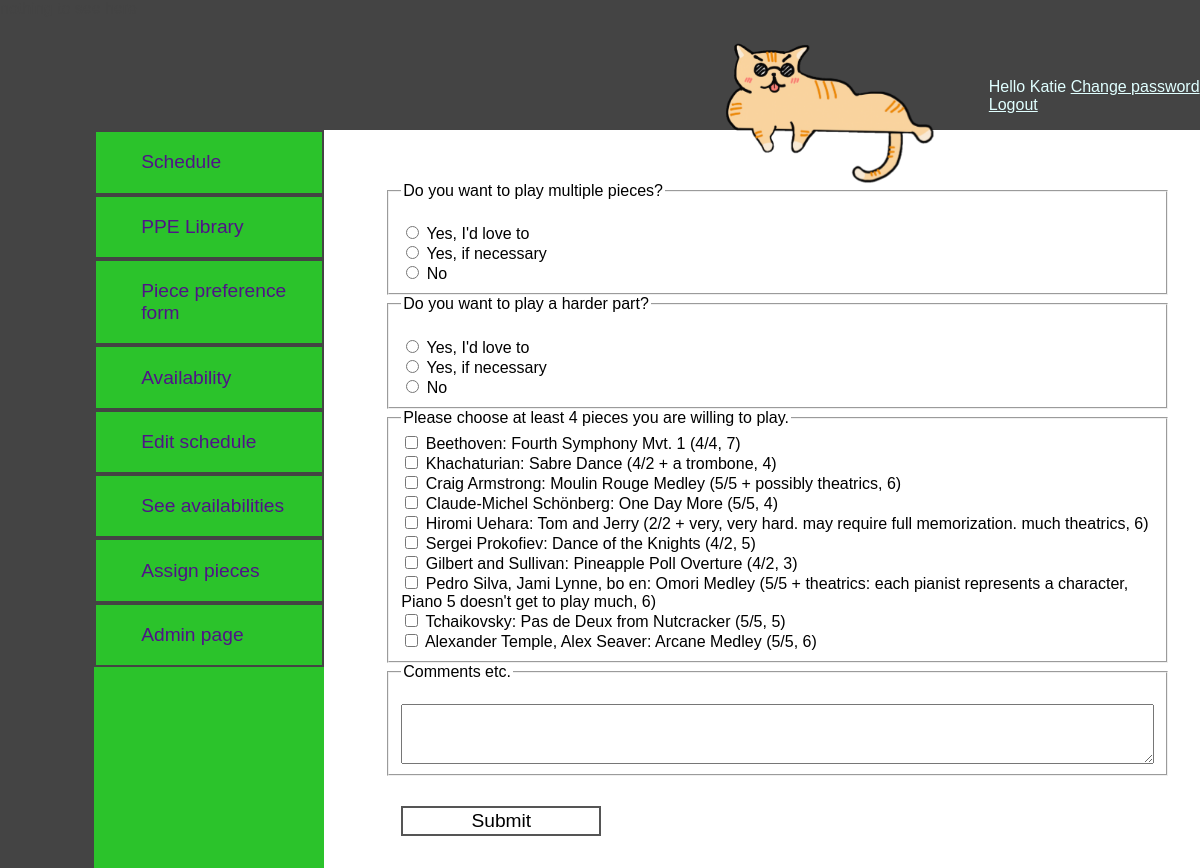
Page /preferences/ (signed in) on the committed database.
### app/models.py (models this page shows, shortened)
class Piece(models.Model):
    name = models.CharField(max_length = 20)
    composer = models.CharField(max_length = 200)
    title = models.CharField(max_length = 200)
    num_pianists = models.IntegerField(default=4)
    num_pianos = models.IntegerField(default=4)
    num_hard_parts = models.IntegerField(default = 1)
    extras = models.CharField(max_length = 200, blank = True)
    length = models.IntegerField(default = 6)
    arrangers = models.ManyToManyField(User, related_name = 'arranged', blank = True)
    performers = models.ManyToManyField(User, related_name = 'playing')
    group_size = models.IntegerField(default = 0)
    performer_string = models.CharField(max_length = 1000, default = '', blank = True)
    availability = models.CharField(max_length = 1000, default = EMPTY_SCHEDULE)
    color = models.CharField(max_length = 10, default = '#ffffff')

### app/views.py (the view)
# urls.py: path('preferences/', views.preferences, name = 'preferences'),
def preferences(request):
    if not request.user.is_authenticated:
        return HttpResponseRedirect(login_url)
    template = loader.get_template('app/preferences.html')
    context = {
        'user': request.user,
        'pieces': Piece.objects.all(),
    }
    return HttpResponse(template.render(context, request))

### app/templates/app/preferences.html (shortened to what this page needs)
{% extends "app/base.html" %}
{% block content %}
<form action="{% url 'save_preferences' %}" id = 'preference_form' method="post">
    <fieldset>
        <legend>Do you want to play multiple pieces? </legend><br>
        <div class = 'selection'>
        <input type = 'radio' id = 'multiple_yes' name = 'multiple' value = 'yes' />
        <label for = 'multiple_yes'>Yes, I'd love to</label> <br>
        <input type = 'radio' id = 'multiple_maybe' name = 'multiple' value = 'maybe' />
        <label for = 'multiple_maybe'>Yes, if necessary </label><br>
        <input type = 'radio' id = 'multiple_no' name = 'multiple' value = 'no' />
        <label for = 'multiple_no'>No</label><br>
        </div>
    </fieldset>
    <fieldset>
        <legend>Do you want to play a harder part? </legend><br>
        <div class = 'selection'>
        <input type = 'radio' id = 'hard_yes' name = 'hard' value = 'yes' />
        <label for = 'hard_yes'>Yes, I'd love to</label> <br>
        <input type = 'radio' id = 'hard_maybe' name = 'hard' value = 'maybe' />
        <label for = 'hard_maybe'>Yes, if necessary </label><br>
        <input type = 'radio' id = 'hard_no' name = 'hard' value = 'no' />
        <label for = 'hard_no'>No</label><br>
        </div>
    </fieldset>
    <fieldset>
        <legend>Please choose at least 4 pieces you are willing to play. </legend>
        <div class = 'selection'>
            {% for piece in pieces %}
            <input type = 'checkbox' id = "{{piece.name}}" name = '{{piece.name}}' value = 'yes' />
            <label for = '{{piece.name}}'>{{piece.composer}}: {{piece.title}} ({{piece.num_pianists}}/{{piece.num_pianos}}{% if piece.extras != '' %} + {{piece.extras}}{% endif %}, {{piece.length}})</label> <br>
            {% endfor %}
        </div>
    </fieldset>
   <fieldset><legend>Comments etc. </legend><br>
    <div class = 'selection'>
        <textarea name = 'comments' id = 'comment_box'></textarea>
    </div>
    </fieldset>
    <input class="clickable" id = 'submit_preferences' type="submit" value="Submit">
</form>
{% endblock %}

### app/templates/app/base.html (shortened to what this page needs)
{% load static %}
<link rel="stylesheet" href="{% static 'app/style.css' %}">
<!DOCTYPE html>
<html lang="en-US">
  <head>
  </head>
  <body>
  <div id = 'main-block'>
  <div id = 'top'>
    <div  class = 'menu-account'><p> Hello {{user.username}}
      <a class = 'smaller-link' href ="{% url 'change_password_setup' %}">Change password</a>
      <a class = 'smaller-link' href ="{% url 'logout_action' %}">Logout</a></p>
     </div>
  </div>
    {% block menu %}
  <div id ='menu-block'>
  <div id="menu">
  <a class = 'menu-link' href ="{% url 'schedule' %}"><div  class = 'menu-element'><p>Schedule</p></div></a>
  <a class = 'menu-link' href ="{% url 'library' %}"><div  class = 'menu-element'><p>PPE Library</p></div></a>
  <a class = 'menu-link' href ="{% url 'preferences' %}"><div  class = 'menu-element'><p>Piece preference form</p></div></a>
  <a class = 'menu-link' href ="{% url 'availability' %}"><div  class = 'menu-element'><p>Availability</p></div></a>
  {%block md_menu %}
  {% if user.is_staff %}
  <div id = 'md_menu'>
  <a class = 'menu-link' href ="{% url 'schedule_md' %}"><div  class = 'menu-element'><p>Edit schedule</p></div></a>
  <a class = 'menu-link' href ="{% url 'availability_md' %}"><div  class = 'menu-element'><p>See availabilities</p></div></a>
  <a class = 'menu-link' href ="{% url 'preferences_md' %}"><div  class = 'menu-element'><p>Assign pieces</p></div></a>
  <a class = 'menu-link' href = "{% url 'go_to_admin_site' %}"><div  class = 'menu-element'><p>Admin page</p></div></a>
</div>
{% endif %}
{% endblock %}
  </div> </div>
  {% endblock %}
    <div id="content-box">
    <div id="content">
	{% block content %} this is a page {% endblock %}
    </div>
    </div>
{% if user.profile.has_cat %}
  <img id = 'cat' src="{% static 'app/cat.png' %}">
{% endif %}
</div>
  </body>
</html>

### app/static/app/style.css (style rules this page uses)
#main-block { font-family: Arial, Helvetica, sans-serif; }
#top { background-color: #444444; height: 15%; width: 100%; position: absolute; top: 0%; left: 0%; color: #444444; }
.menu-account { text-decoration: none; position: absolute; bottom: 0%; right: 0%; left: 78%; color: lightcyan; }
.menu-account p { margin-left: 20%; }
.menu-account a { color: lightcyan; }
#cat { position: absolute; bottom: calc(85% - 59px); left: 60%; height: 150px; width: auto; }
#menu-block { background-color: #444444; width: 27%; position: absolute; top: 15%; left: 0%; height: 85%; }
#menu { background-color: #2bc32b; position: absolute; left: 29%; top: 0%; width: 71%; height: 100%; }
.menu-element { border-width: 2px; border-color: #444444; border-style:solid; text-decoration: none; }
.menu-element p { margin-left: 20%; font-size: 120%; text-decoration: none; }
.menu-link { text-decoration: none; color: rgb(80, 19, 136); }
#content-box { position: absolute; top: 15%; left: 27%; right: 0%; bottom: 0%; overflow: scroll; }
#content { position: absolute; top: 7%; left: 7%; width: 785px; }
.clickable { border-color: #555555; border-width: 2px; border-style: solid; width: 200px; height: 30px; font-size: 120%; margin-top: 30px; margin-bottom: 30px; background-color: white; }
#comment_box { width: 753px; height: 60px; }
#submit_preferences { margin-left: 16px; }

### rows in the picture
Piece: composer "Beethoven", title "Fourth Symphony Mvt. 1", num_pianists "4", num_pianos "4", length "7"
Piece: composer "Khachaturian", title "Sabre Dance", num_pianists "4", num_pianos "2", extras "a trombone", length "4"
Piece: composer "Craig Armstrong", title "Moulin Rouge Medley", num_pianists "5", num_pianos "5", extras "possibly theatrics", length "6"
Piece: composer "Claude-Michel Schönberg", title "One Day More", num_pianists "5", num_pianos "5", length "4"
Piece: composer "Hiromi Uehara", title "Tom and Jerry", num_pianists "2", num_pianos "2", extras "very, very hard. may require full memorization. much theatrics", length "6"
Piece: composer "Sergei Prokofiev", title "Dance of the Knights", num_pianists "4", num_pianos "2", length "5"
Piece: composer "Gilbert and Sullivan", title "Pineapple Poll Overture", num_pianists "4", num_pianos "2", length "3"
Piece: composer "Pedro Silva, Jami Lynne, bo en", title "Omori Medley", num_pianists "5", num_pianos "5", extras "theatrics: each pianist represents a character, Piano 5 doesn't get to play much", length "6"
Piece: composer "Tchaikovsky", title "Pas de Deux from Nutcracker", num_pianists "5", num_pianos "5", length "5"
Piece: composer "Alexander Temple, Alex Seaver", title "Arcane Medley", num_pianists "5", num_pianos "5", length "6"

### other values in the picture
{{ user.username }} "Katie"
